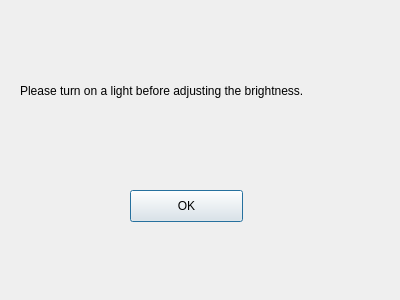
<?xml version="1.0" encoding="UTF-8"?>
<ui version="4.0">
 <class>LightNotOn</class>
 <widget class="QDialog" name="LightNotOn">
  <property name="geometry">
   <rect>
    <x>0</x>
    <y>0</y>
    <width>400</width>
    <height>300</height>
   </rect>
  </property>
  <property name="windowTitle">
   <string>Dialog</string>
  </property>
  <widget class="QPushButton" name="OkButton">
   <property name="geometry">
    <rect>
     <x>130</x>
     <y>190</y>
     <width>113</width>
     <height>32</height>
    </rect>
   </property>
   <property name="text">
    <string>OK</string>
   </property>
  </widget>
  <widget class="QLabel" name="LightNotOnLabel">
   <property name="geometry">
    <rect>
     <x>20</x>
     <y>60</y>
     <width>401</width>
     <height>61</height>
    </rect>
   </property>
   <property name="text">
    <string>Please turn on a light before adjusting the brightness.</string>
   </property>
  </widget>
 </widget>
 <resources/>
 <connections/>
</ui>
